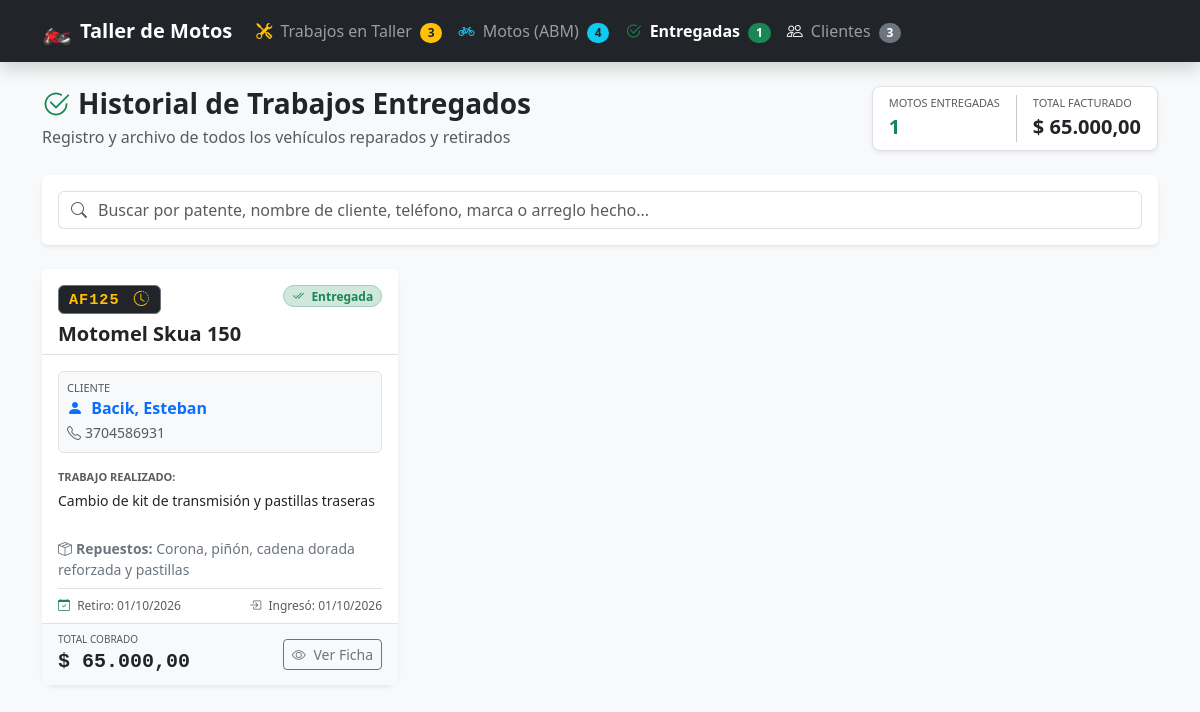
/entregadas.php, run on an earlier commit of the app's database.
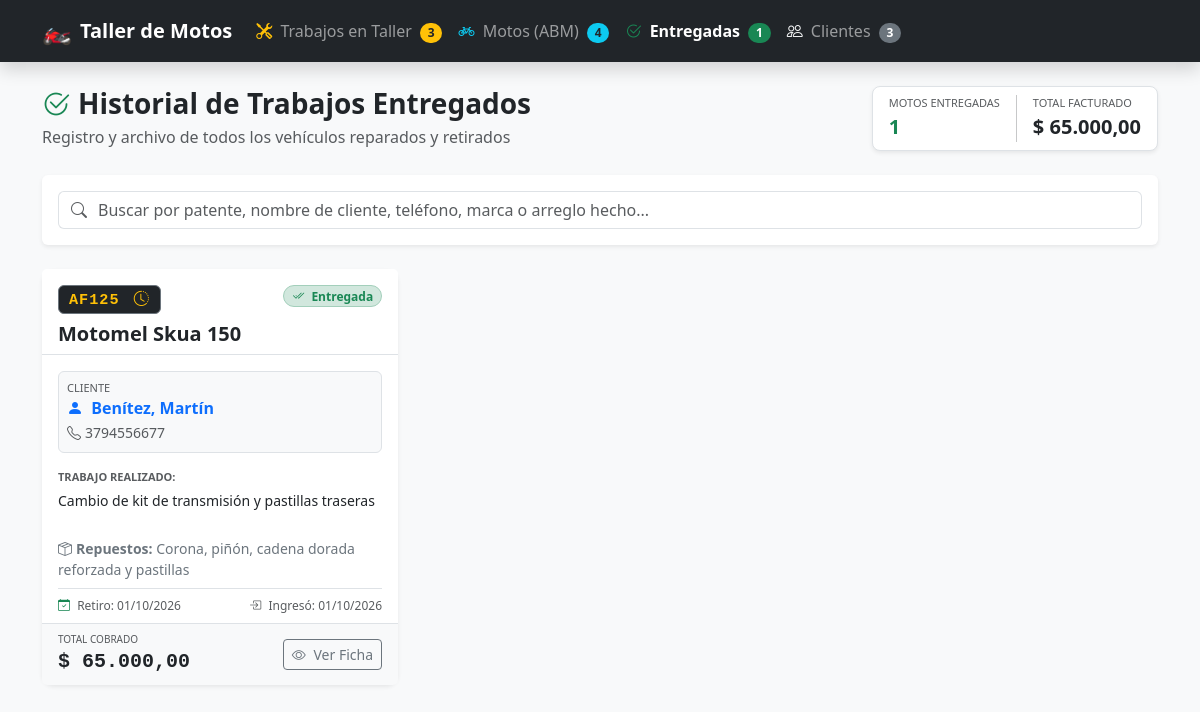
And on a later commit of the database.
### tables this page shows
CREATE TABLE `trabajos` (
  `id_trabajo` int(11) NOT NULL,
  `id_moto` int(11) NOT NULL,
  `falla_reportada` text NOT NULL,
  `diagnostico` text DEFAULT NULL,
  `arreglo_realizado` text DEFAULT NULL,
  `repuestos` text DEFAULT NULL,
  `precio_estimado` decimal(10,2) DEFAULT 0.00,
  `precio_final` decimal(10,2) DEFAULT 0.00,
  `fecha_ingreso` datetime DEFAULT current_timestamp(),
  `fecha_prometida` date DEFAULT NULL,
  `fecha_entrega` datetime DEFAULT NULL,
  `estado` enum('En Espera','En Reparacion','Terminado','Entregado') DEFAULT 'En Espera',
  `observaciones` text DEFAULT NULL
);

CREATE TABLE `clientes` (
  `id_cliente` int(11) NOT NULL,
  `nombre` varchar(100) NOT NULL,
  `apellido` varchar(100) NOT NULL,
  `telefono` varchar(20) NOT NULL,
  `email` varchar(100) DEFAULT NULL,
  `direccion` varchar(200) DEFAULT NULL,
  `fecha_registro` timestamp NOT NULL DEFAULT current_timestamp()
);

CREATE TABLE `motos` (
  `id_moto` int(11) NOT NULL,
  `id_cliente` int(11) NOT NULL,
  `marca` varchar(50) NOT NULL,
  `modelo` varchar(100) NOT NULL,
  `anio` int(11) DEFAULT NULL,
  `patente` varchar(20) NOT NULL,
  `color` varchar(30) DEFAULT NULL,
  `kilometraje` int(11) DEFAULT 0,
  `observaciones` text DEFAULT NULL,
  `estado` enum('En Espera','En Reparacion','Terminado','Entregado') DEFAULT 'En Espera',
  `falla_reportada` text DEFAULT NULL,
  `arreglo_realizado` text DEFAULT NULL,
  `repuestos` text DEFAULT NULL,
  `precio_estimado` decimal(10,2) DEFAULT 0.00,
  `precio_final` decimal(10,2) DEFAULT 0.00,
  `fecha_ingreso` datetime DEFAULT current_timestamp(),
  `fecha_prometida` date DEFAULT NULL,
  `fecha_entrega` datetime DEFAULT NULL
);

### entregadas.php (the view, shortened to what the changed rows need)
<?php
require_once 'conexion.php';
$sqlEntregadas = "SELECT t.*,
                         m.patente, m.marca, m.modelo, m.color, m.kilometraje, m.anio,
                         c.id_cliente, c.nombre AS cliente_nombre, c.apellido AS cliente_apellido,
                         c.telefono AS cliente_telefono, c.direccion AS cliente_direccion
                  FROM trabajos t
                  INNER JOIN motos m ON t.id_moto = m.id_moto
                  INNER JOIN clientes c ON m.id_cliente = c.id_cliente
                  WHERE t.estado = 'Entregado'
                  ORDER BY COALESCE(t.fecha_entrega, t.fecha_ingreso) DESC, t.id_trabajo DESC";
$stmtEntregadas = $pdo->query($sqlEntregadas);
$entregadas = $stmtEntregadas->fetchAll();
?>
<!DOCTYPE html>
<html lang="es">
<head>
    <link href="https://cdn.jsdelivr.net/npm/bootstrap@5.3.0/dist/css/bootstrap.min.css" rel="stylesheet">
    <link href="https://cdn.jsdelivr.net/npm/bootstrap-icons@1.10.5/font/bootstrap-icons.css" rel="stylesheet">
</head>
<body class="bg-light">
    <div class="container mb-5">
        <?php if (empty($entregadas)): ?>
            <div class="card shadow-sm border-0 text-center py-5">
                <div class="card-body">
                    <i class="bi bi-inbox fs-1 text-muted d-block mb-3"></i>
                    <h5 class="fw-bold text-dark">No hay registros de trabajos entregados aún</h5>
                    <p class="text-muted mb-3">Cuando cambies el estado de una moto a "Entregado", aparecerá registrada en esta sección.</p>
                    <a href="trabajos.php" class="btn btn-primary btn-sm">
                        <i class="bi bi-arrow-left me-1"></i> Ir a Trabajos en Taller
                    </a>
                </div>
            </div>
        <?php else: ?>
            <div class="row g-4" id="grillaEntregadas">
                <?php foreach ($entregadas as $ent):
                    $precio = ($ent['precio_final'] > 0) ? $ent['precio_final'] : $ent['precio_estimado'];
                    $textoBusqueda = strtolower($ent['patente'] . ' ' . $ent['marca'] . ' ' . $ent['modelo'] . ' ' . $ent['cliente_nombre'] . ' ' . $ent['cliente_apellido'] . ' ' . $ent['cliente_telefono'] . ' ' . ($ent['arreglo_realizado'] ?? '') . ' ' . ($ent['falla_reportada'] ?? ''));
                ?>
                    <div class="col-md-6 col-lg-4 item-entrega" data-search="<?php echo htmlspecialchars($textoBusqueda); ?>">
                        <div class="card h-100 shadow-sm border-0 card-entrega bg-white">
                            <div class="card-header bg-white border-bottom pt-3 pb-2 d-flex justify-content-between align-items-start">
                                <div>
                                    <a href="historial_moto.php?id=<?php echo (int)$ent['id_moto']; ?>" class="text-decoration-none" title="Ver historial de esta moto"><span class="badge bg-dark badge-patente border border-secondary text-warning"><?php echo htmlspecialchars($ent['patente']); ?> <i class="bi bi-clock-history ms-1"></i></span></a>
                                    <h5 class="fw-bold mb-0 mt-2 text-dark">
                                        <?php echo htmlspecialchars($ent['marca'] . ' ' . $ent['modelo']); ?>
                                    </h5>
                                </div>
                                <span class="badge bg-success-subtle text-success border border-success-subtle rounded-pill px-2.5 py-1.5 fw-semibold">
                                    <i class="bi bi-check2-all me-1"></i> Entregada
                                </span>
                            </div>
                            <div class="card-body pb-2">
                                <div class="mb-3 p-2 bg-light rounded-2 border border-1">
                                    <small class="text-muted d-block" style="font-size: 11px;">CLIENTE</small>
                                    <strong class="text-primary d-block">
                                        <i class="bi bi-person-fill me-1"></i>
                                        <?php echo htmlspecialchars($ent['cliente_apellido'] . ', ' . $ent['cliente_nombre']); ?>
                                    </strong>
                                    <small class="text-muted">
                                        <i class="bi bi-telephone me-1"></i><?php echo htmlspecialchars($ent['cliente_telefono']); ?>
                                    </small>
                                </div>
                                <div class="mb-2">
                                    <small class="text-muted d-block fw-semibold mb-1" style="font-size: 11px;">TRABAJO REALIZADO:</small>
                                    <p class="mb-1 text-dark small" style="min-height: 40px;">
                                        <?php echo !empty($ent['arreglo_realizado']) ? nl2br(htmlspecialchars($ent['arreglo_realizado'])) : (!empty($ent['falla_reportada']) ? nl2br(htmlspecialchars($ent['falla_reportada'])) : '<span class="text-muted italic">Sin detalle informado</span>'); ?>
                                    </p>
                                </div>
                                <?php if (!empty($ent['repuestos'])): ?>
                                    <div class="mb-2 small text-secondary">
                                        <strong><i class="bi bi-box-seam me-1"></i>Repuestos:</strong> <?php echo htmlspecialchars($ent['repuestos']); ?>
                                    </div>
                                <?php endif; ?>
                                <div class="border-top pt-2 mt-2 d-flex justify-content-between text-muted" style="font-size: 12px;">
                                    <span>
                                        <i class="bi bi-calendar-check me-1 text-success"></i>
                                        Retiro: <?php echo !empty($ent['fecha_entrega']) ? date('d/m/Y', strtotime($ent['fecha_entrega'])) : date('d/m/Y', strtotime($ent['fecha_ingreso'])); ?>
                                    </span>
                                    <span>
                                        <i class="bi bi-box-arrow-in-right me-1 text-muted"></i>
                                        Ingresó: <?php echo !empty($ent['fecha_ingreso']) ? date('d/m/Y', strtotime($ent['fecha_ingreso'])) : '-'; ?>
                                    </span>
                                </div>
                            </div>
                            <div class="card-footer bg-light border-top d-flex justify-content-between align-items-center py-2.5">
                                <div>
                                    <small class="text-muted d-block" style="font-size: 10px;">TOTAL COBRADO</small>
                                    <strong class="fs-5 text-dark font-monospace">$ <?php echo number_format($precio, 2, ',', '.'); ?></strong>
                                </div>
                                <div class="btn-group btn-group-sm">
                                    <a href="editar_trabajo.php?id=<?php echo $ent['id_trabajo']; ?>" class="btn btn-outline-secondary btn-sm" title="Ver / Editar ficha">
                                        <i class="bi bi-eye me-1"></i> Ver Ficha
                                    </a>
                                </div>
                            </div>
                        </div>
                    </div>
                <?php endforeach; ?>
            </div>
        <?php endif; ?>
    </div>
</body>
</html>

What changed in the data, as far as the page shows it:
changed through a linked row, trabajos "Cambio de kit de transmisión y pastillas traseras": clientes.apellido+nombre "Bacik, Esteban" → "Benítez, Martín"; clientes.telefono "3704586931" → "3794556677"
